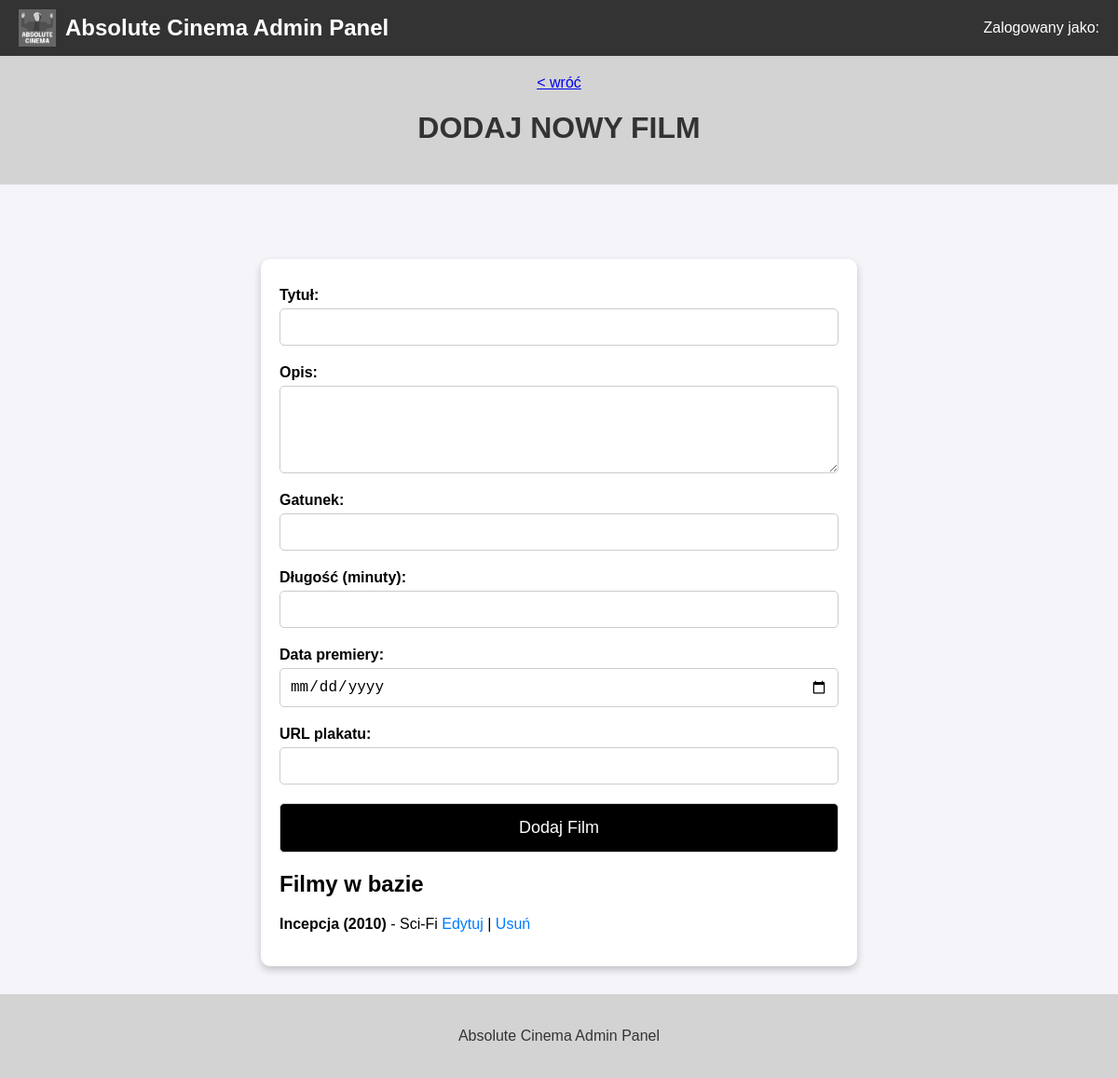
Before: /admin/bazy/zarzadzaj_filmami with the older database file.
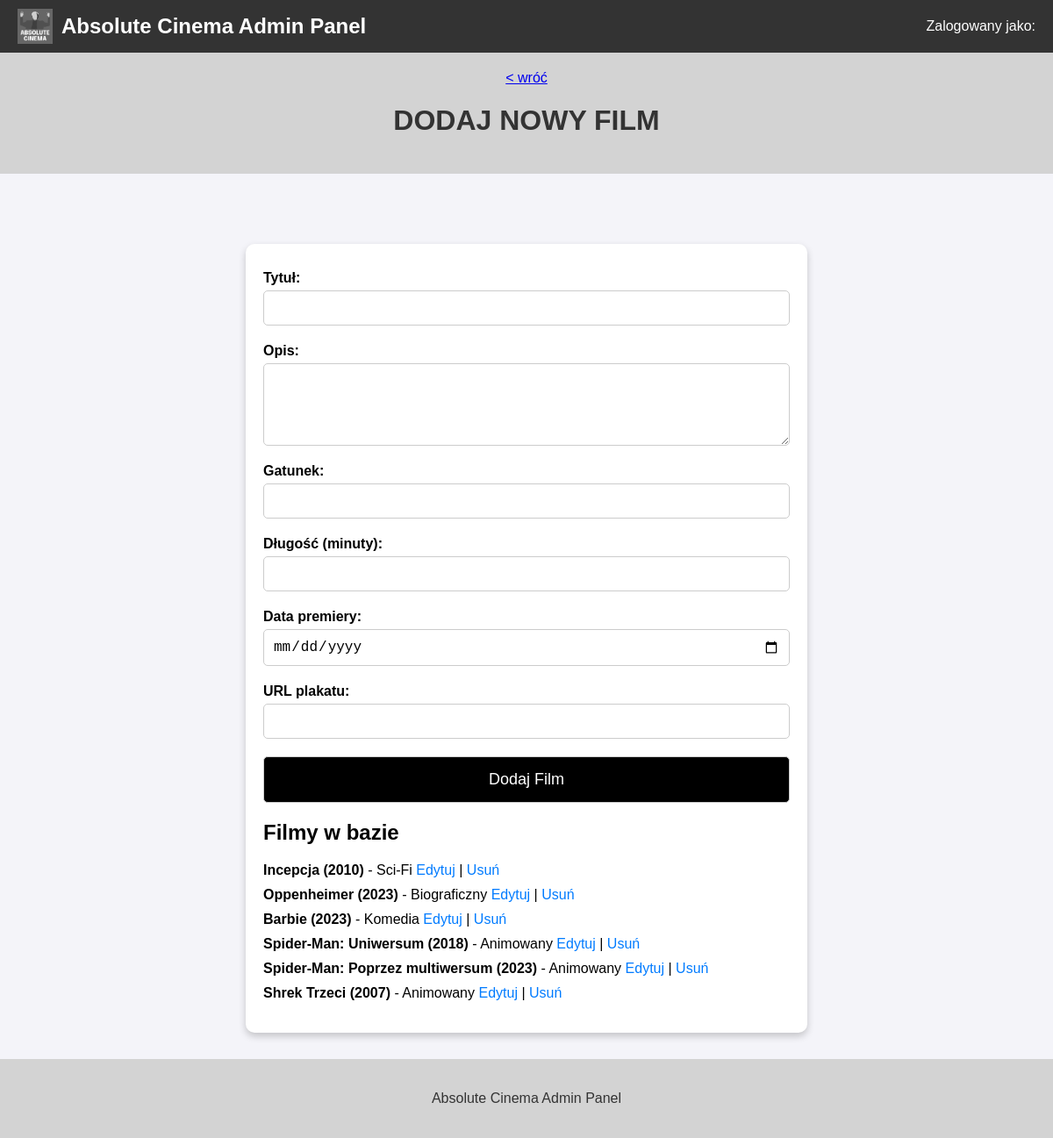
After: the same page with the newer database file.
### app.py (models this page shows)
class Film(db.Model):
    __tablename__ = 'filmy'
    id = db.Column(db.Integer, primary_key=True)
    tytul = db.Column(db.String(150), nullable=False)
    opis = db.Column(db.Text, nullable=True)
    gatunek = db.Column(db.String(50), nullable=False)
    dlugosc = db.Column(db.Integer, nullable=False)
    data_premiery = db.Column(db.Date, nullable=False)
    plakat_url = db.Column(db.String(1000), nullable=True)
    seanse = db.relationship('Seans', backref='film', lazy=True) #db.relationship - służy do definiowania relacji między tabelami

### app.py (the view, shortened to what this page needs)
@app.route('/admin/bazy/zarzadzaj_filmami', methods=['GET', 'POST'])
def zarzadzaj_filmami():
    message = None
    filmy = Film.query.all()  # Pobieranie wszystkich filmów z bazy w kolejności wg daty premiery
    return render_template('admin_bazy_zarzadzaj_filmami.html', message=message, filmy=filmy)

### app.py (called while the page is built)
@app.before_request
def load_database():
    g.kino = {
        "admin" : Administrator.query.all(),
        "film" : Film.query.all(),
        "rezerwacja" : Rezerwacja.query.all(),
        "seans" : Seans.query.all(),
        "klient" : Klient.query.all()
    }

### templates/admin_bazy_zarzadzaj_filmami.html (shortened to what this page needs)
<!DOCTYPE html>
<html lang="pl">
<head>
</head>
<body>
    <div class="navbar">
        <div class="logo">
            <img src="{{ url_for('static', filename='images/absolute_cinema_logo.png') }}" alt="Logo">
            <span>Absolute Cinema Admin Panel</span>
        </div>
        <div class="user-id">
            Zalogowany jako: <strong>{{ username }}</strong>
        </div>
    </div>
    <div class="breadcrumbs">
        <a href="{{ url_for('admin_bazy')}}"> &lt; wróć</a>
        <h1>DODAJ NOWY FILM</h1>
    </div>
    <div class="container">
        <form method="POST">
            <label for="tytul">Tytuł:</label>
            <input type="text" id="tytul" name="tytul" required>
            <label for="opis">Opis:</label>
            <textarea id="opis" name="opis" rows="4"></textarea>
            <label for="gatunek">Gatunek:</label>
            <input type="text" id="gatunek" name="gatunek" required>
            <label for="dlugosc">Długość (minuty):</label>
            <input type="number" id="dlugosc" name="dlugosc" required>
            <label for="data_premiery">Data premiery:</label>
            <input type="date" id="data_premiery" name="data_premiery" required>
            <label for="plakat_url">URL plakatu:</label>
            <input type="url" id="plakat_url" name="plakat_url">
            <button class="dark" type="submit">Dodaj Film</button>
        </form>
        <h2>Filmy w bazie</h2>
        <ul>
            {% for film in filmy %}
            <li>
                <strong>{{ film.tytul }} ({{ film.data_premiery.strftime('%Y') }})</strong> - {{ film.gatunek }}
                <a href="{{ url_for('edytuj_film', film_id=film.id) }}">Edytuj</a> |
                <a href="{{ url_for('usun_film', film_id=film.id) }}" onclick="return confirm('Na pewno chcesz usunąć ten film?')">Usuń</a>
            </li>
            {% endfor %}
        </ul>
    </div>
    <div class="footer">
        <p>Absolute Cinema Admin Panel</p>
    </div>
</body>
</html>

### templates/admin_bazy_zarzadzaj_filmami.html (style rules this page uses)
body { font-family: Arial, sans-serif; background-color: #f4f4f9; margin: 0; padding: 0; display: flex; flex-direction: column; height: 100vh; }
.navbar { background-color: #333; color: white; padding: 10px 20px; display: flex; justify-content: space-between; align-items: center; }
.navbar .logo { display: flex; align-items: center; }
.navbar .logo img { height: 40px; margin-right: 10px; }
.navbar .logo span { font-size: 24px; font-weight: bold; }
.navbar .user-id { font-size: 16px; font-weight: normal; }
.footer { background-color: lightgray; color: #333; text-align: center; padding: 20px 0; margin-top: 30px; flex-shrink: 0; }
.container { min-width: 600px; margin-top: 50px; padding: 20px; background-color: #ffffff; border-radius: 10px; box-shadow: 0 4px 8px rgba(0, 0, 0, 0.2); flex-grow: 1; align-self: center; }
.breadcrumbs { background-color: lightgray; color: black; text-align: center; padding: 20px 0; margin-bottom: 30px; }
h1 { text-align: center; color: #333333; }
form { display: flex; flex-direction: column; }
label { margin-top: 10px; font-weight: bold; margin-bottom: 5px; }
input, textarea { padding: 10px; font-size: 16px; border: 1px solid #ccc; border-radius: 5px; width: 100%; box-sizing: border-box; margin-bottom: 10px; }
textarea { resize: vertical; }
button { padding: 15px; font-size: 18px; border: 1px solid #ccc; border-radius: 5px; cursor: pointer; background-color: black; color: white; width: 100%; margin-top: 10px; }
ul { list-style-type: none; padding: 0; }
ul li { margin-bottom: 10px; }
ul li a { text-decoration: none; color: #007bff; }

Changed rows visible on the page:
added Film: tytul "Oppenheimer", data_premiery "2023", gatunek "Biograficzny"
added Film: tytul "Barbie", data_premiery "2023", gatunek "Komedia"
added Film: tytul "Spider-Man: Uniwersum", data_premiery "2018", gatunek "Animowany"
added Film: tytul "Spider-Man: Poprzez multiwersum", data_premiery "2023", gatunek "Animowany"
added Film: tytul "Shrek Trzeci", data_premiery "2007", gatunek "Animowany"
